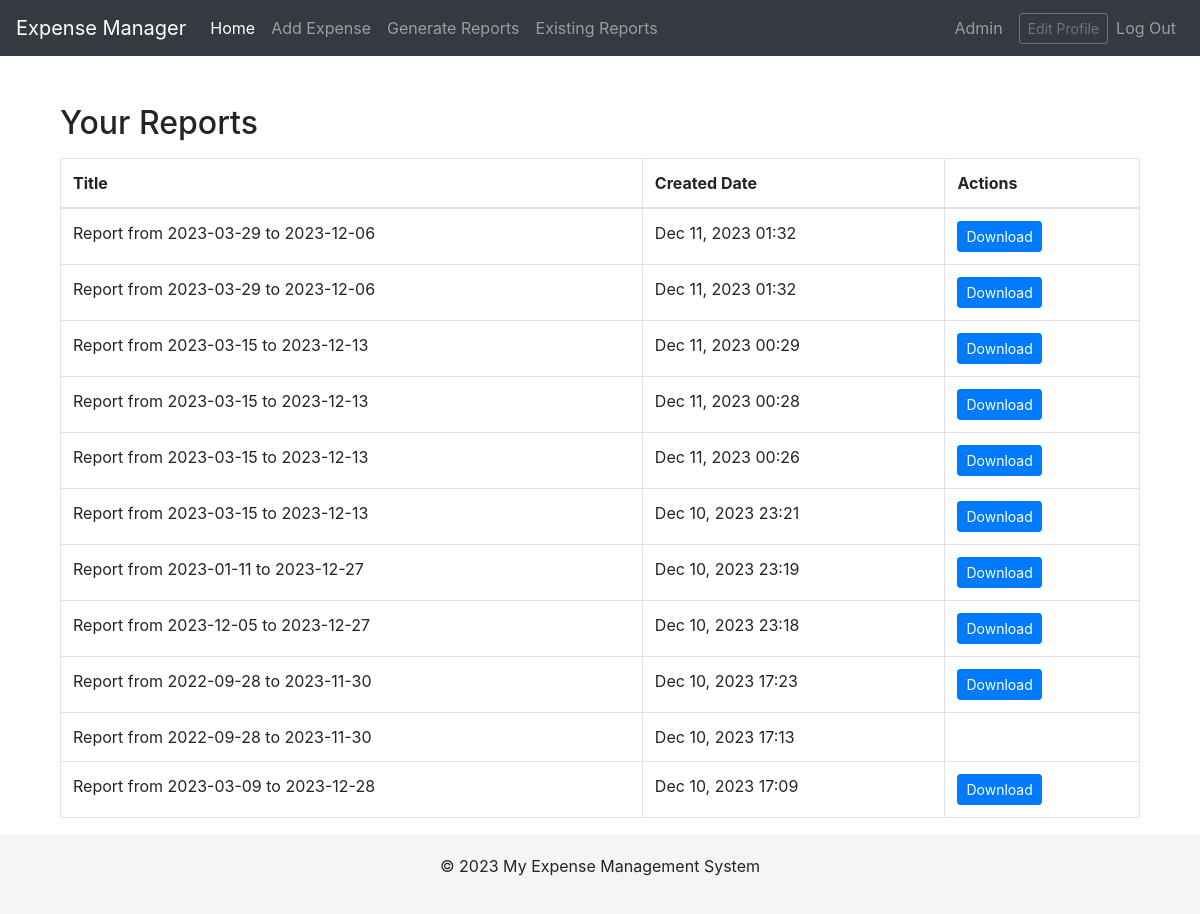
Before: /view-reports/ (signed in) with the older database file.
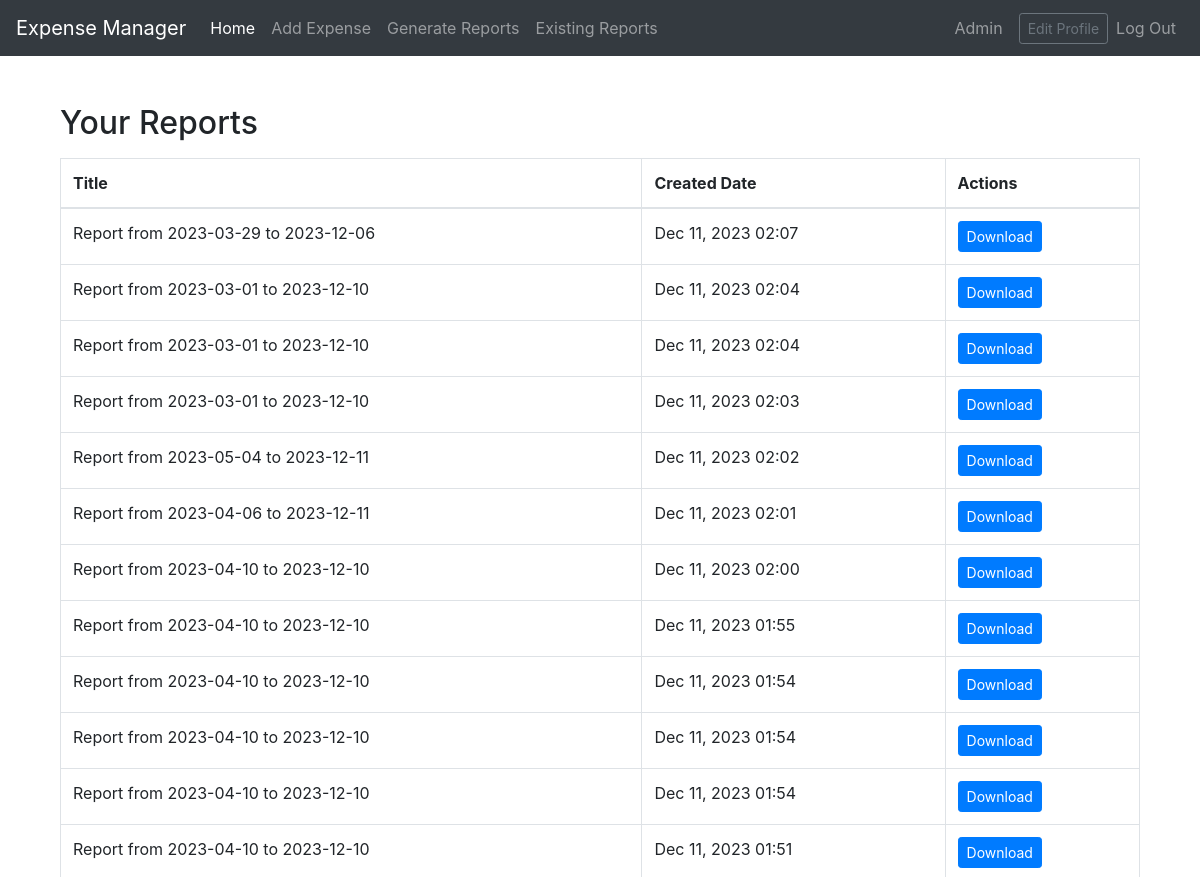
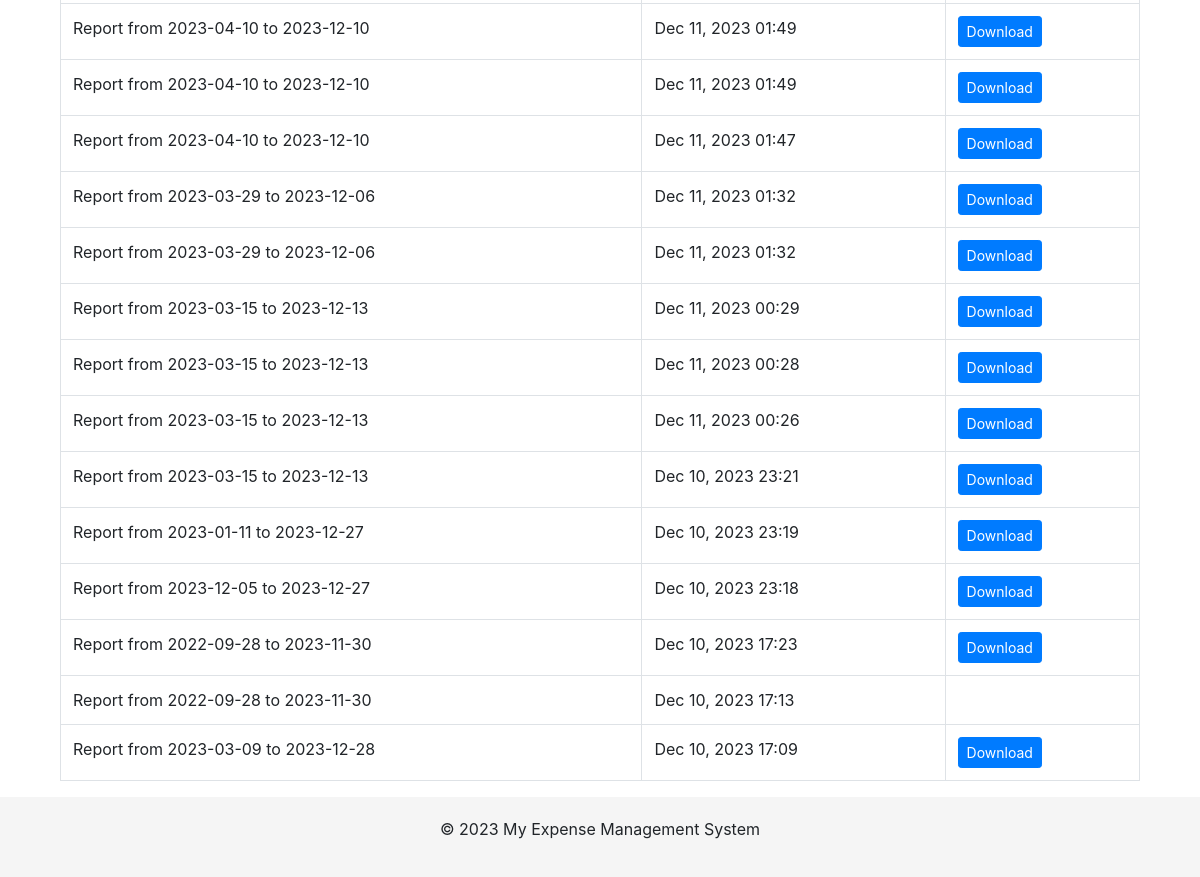
After: the same page with the newer database file (2 pictures, top to bottom).
### expenses/models.py (models this page shows, shortened)
class Report(models.Model):
    user = models.ForeignKey(User, on_delete=models.CASCADE)
    title = models.CharField(max_length=100)
    created_date = models.DateTimeField(auto_now_add=True)
    report_file = models.FileField(upload_to='reports/', blank=True, null=True)
    unique_id = models.UUIDField(default=uuid.uuid4, editable=False, unique=True)

### expenses/views.py (the view)
# urls.py: path('view-reports/', view_reports, name='view_reports'),
@login_required
def view_reports(request):
    user_reports = Report.objects.filter(user=request.user).order_by('-created_date')
    context = {'reports': user_reports}
    return render(request, 'expenses/view_reports.html', context)

### expenses/templates/expenses/view_reports.html (shortened to what this page needs)
{% extends 'base.html' %}
{% block content %}
<div class="container mt-4">
    <h2 class="mb-3">Your Reports</h2>
    <div class="table-responsive">
        <table class="table table-bordered">
            <thead>
                <tr>
                    <th>Title</th>
                    <th>Created Date</th>
                    <th>Actions</th>
                </tr>
            </thead>
            <tbody>
                {% for report in reports %}
                <tr>
                    <td>{{ report.title }}</td>
                    <td>{{ report.created_date|date:"M d, Y H:i" }}</td>
                    <td>
                        {% if report.report_file %}
                        <a href="{{ report.report_file.url }}" class="btn btn-primary btn-sm" download ="{{ csv_file_name }}" download>Download</a>
                        {% endif %}
                    </td>
                </tr>
                {% empty %}
                <tr>
                    <td colspan="3">No reports found.</td>
                </tr>
                {% endfor %}
            </tbody>
        </table>
    </div>
</div>
{% endblock %}

### templates/base.html (shortened to what this page needs)
{% load static %}
<!DOCTYPE html>
<html lang="en">
<head>
    <link href="https://stackpath.bootstrapcdn.com/bootstrap/4.5.2/css/bootstrap.min.css" rel="stylesheet">
    <link rel="stylesheet" href="{% static 'css/style.css' %}">
</head>
<body>
    <nav class="navbar navbar-expand-md navbar-dark bg-dark fixed-top">
        <a class="navbar-brand" href="{% url 'home' %}">Expense Manager</a>
        <div class="collapse navbar-collapse" id="navbarCollapse">
            <ul class="navbar-nav mr-auto">
                <li class="nav-item active">
                    <a class="nav-link" href="{% url 'home' %}">Home</a>
                </li>
                <li class="nav-item">
                    <a class="nav-link" href="{% url 'add_expense' %}">Add Expense</a>
                </li>
                <li class="nav-item">
                    <a class="nav-link" href="{% url 'generate_report' %}">Generate Reports</a>
                </li>
                <li class="nav-item">
                    <a class="nav-link" href="{% url 'view_reports' %}">Existing Reports</a>
                </li>
            </ul>
            <ul class="navbar-nav">
                {% if user.is_authenticated %}
                    <li class="nav-item d-flex align-items-center">
                        <a class="nav-link" href="{% url 'profile_view' %}">
                            {{ user.username }}
                        </a>
                        <a class="btn btn-sm btn-outline-secondary ml-2" href="{% url 'edit_profile' %}">Edit Profile</a>
                    </li>
                    <li class="nav-item">
                        <a class="nav-link" href="{% url 'logout' %}">Log Out</a>
                    </li>
                {% else %}
                    <li class="nav-item">
                        <a class="nav-link" href="{% url 'login' %}">Log In</a>
                    </li>
                {% endif %}
            </ul>
        </div>
    </nav>
    <main role="main" class="container">
        {% block content %}{% endblock %}
    </main>
    <footer>
        <p>© 2023 My Expense Management System</p>
    </footer>
</body>
</html>

### templates/base.html (style rules this page uses)
body { padding-top: 5rem; }
.navbar { margin-bottom: 20px; }
footer { background-color: #f5f5f5; padding: 20px 0; text-align: center; }

Changed rows visible on the page:
added Report: title "Report from 2023-03-29 to 2023-12-06", created_date "Dec 11, 2023 02:07"
added Report: title "Report from 2023-03-01 to 2023-12-10", created_date "Dec 11, 2023 02:04"
added Report: title "Report from 2023-03-01 to 2023-12-10", created_date "Dec 11, 2023 02:04"
added Report: title "Report from 2023-03-01 to 2023-12-10", created_date "Dec 11, 2023 02:03"
added Report: title "Report from 2023-05-04 to 2023-12-11", created_date "Dec 11, 2023 02:02"
added Report: title "Report from 2023-04-06 to 2023-12-11", created_date "Dec 11, 2023 02:01"
added Report: title "Report from 2023-04-10 to 2023-12-10", created_date "Dec 11, 2023 02:00"
added Report: title "Report from 2023-04-10 to 2023-12-10", created_date "Dec 11, 2023 01:55"
added Report: title "Report from 2023-04-10 to 2023-12-10", created_date "Dec 11, 2023 01:54"
added Report: title "Report from 2023-04-10 to 2023-12-10", created_date "Dec 11, 2023 01:54"
added Report: title "Report from 2023-04-10 to 2023-12-10", created_date "Dec 11, 2023 01:54"
added Report: title "Report from 2023-04-10 to 2023-12-10", created_date "Dec 11, 2023 01:51"
added Report: title "Report from 2023-04-10 to 2023-12-10", created_date "Dec 11, 2023 01:49"
added Report: title "Report from 2023-04-10 to 2023-12-10", created_date "Dec 11, 2023 01:49"
added Report: title "Report from 2023-04-10 to 2023-12-10", created_date "Dec 11, 2023 01:47"
